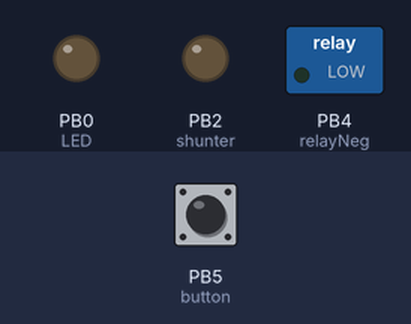
Bench run of a sketch on a simulated ATtiny85, built with avr-gcc and run on an emulated ATtiny85. Shown: switched loads named in the sketch (green lamp = pin HIGH), output pins drawn as LEDs (lit = HIGH). Inputs (shaded band) come from the test bench; at power-on: PB5 (button) LOW.

Above: at 1.2 s.
1.3 s: PB5 (button) pulled HIGH for 0.15 s
At 1.37 s:
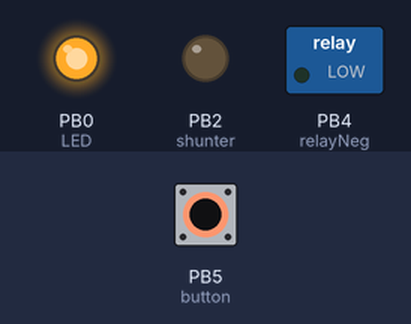
2.9 s: PB5 (button) pulled HIGH for 3.2 s
At 6.7 s:
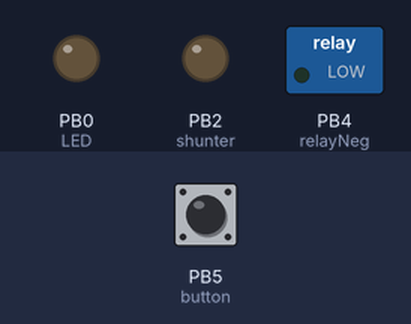
Timing chart, 0 to 8.2 s (numbered marks = the images above; inputs shaded):
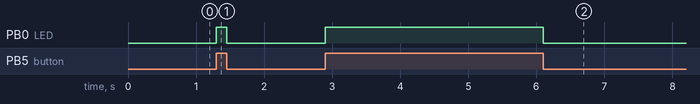

Measured:
- after the input at 1.3 s, PB0 (LED): LOW → HIGH at once, → LOW 0.15 s later
- after the input at 2.9 s, PB0 (LED): LOW → HIGH at once, → LOW 3.2 s later

The sketch:

True_Bypass_Sketch_for_ATtiny85.ino
```cpp
const int button = 5;
const int shunter = 2;
const int relayPos = 13;
const int relayNeg = 4;

const int LED = 0;
const int pulseLength = 200;

void setup (){

 pinMode(button, INPUT);

 pinMode(relayPos, OUTPUT);
 pinMode(relayNeg, OUTPUT);
 pinMode(LED, OUTPUT);
 pinMode(shunter, OUTPUT);

}

void loop (){


  if(digitalRead(button)==HIGH){
  digitalWrite(LED, HIGH);

  }

  if(digitalRead(button)==LOW){
  digitalWrite(LED, LOW);
  }

}
```

WaveTable.cpp
```cpp
/*
  WaveTable.cpp - Library for WaveTable lookup.
  Created by Christian Terjesen, April 28, 2018.
  For Adventure Audio LLC use only.
*/

#include "Arduino.h"
#include "WaveTable.h"

WaveTable::WaveTable()
{
}
```

Source omitted: WaveTable.h (23401 bytes)
